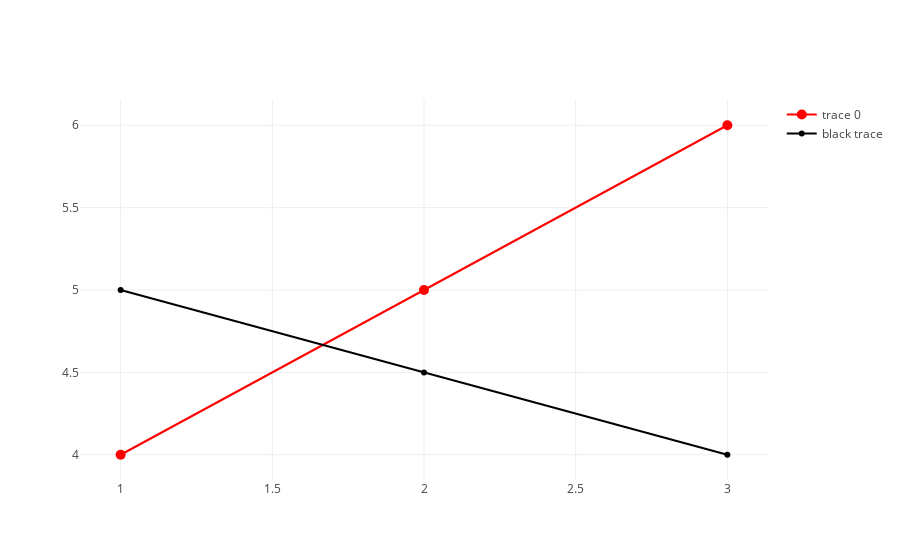

Source (notebook cell):
### Code cell
plotly.offline.iplot({"data":data})

### Figure 1 — Plotly figure (JSON) as saved in the notebook; plotly's stock layout.template omitted (floating-point values rounded to 4 significant figures)
{"data": [{"marker": {"color": "red", "size": 10}, "text": ["one", "two", "three"], "type": "scatter", "uid": "5674b1c0-2c1a-11e9-96bc-920014f8e201", "x": [1, 2, 3], "y": [4, 5, 6]}, {"marker": {"color": "black"}, "name": "black trace", "text": ["FIRST", "SECOND", "THIRD"], "type": "scatter", "uid": "5674b3fa-2c1a-11e9-96bc-920014f8e201", "x": [3, 2, 1], "y": [4, 4.5, 5]}], "layout": {}}
